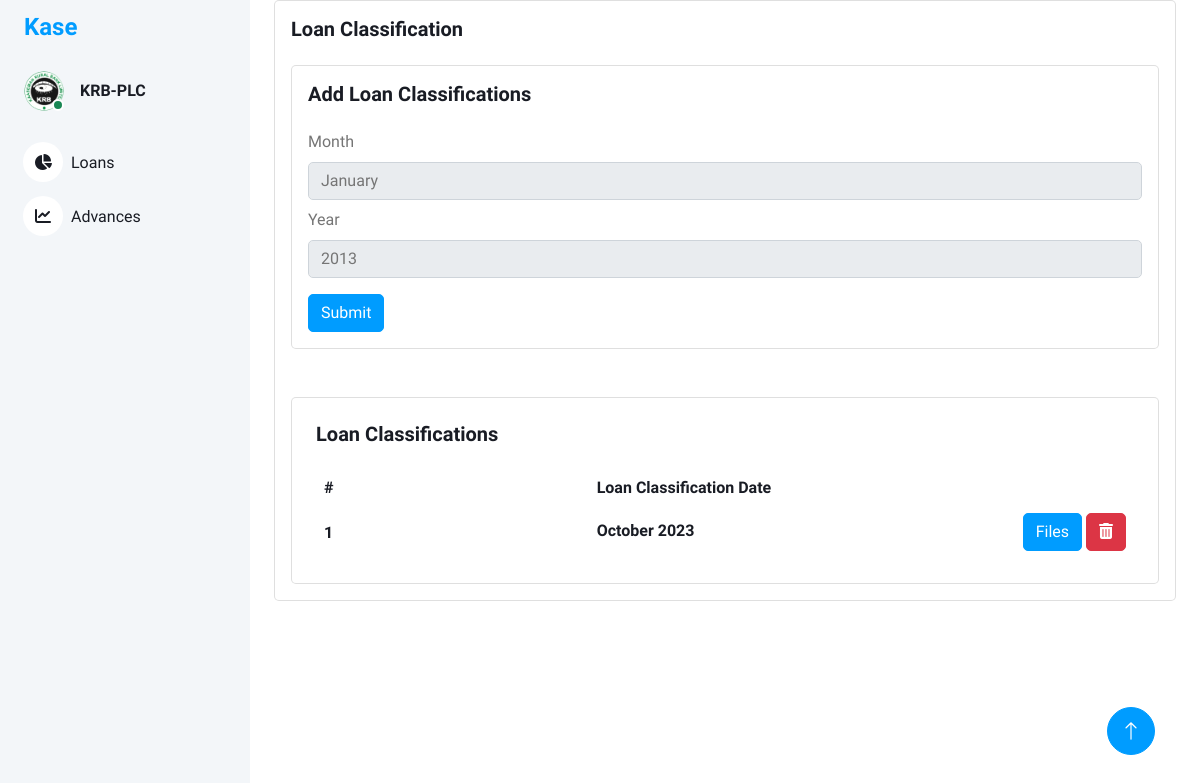
Before: / with the older database file.
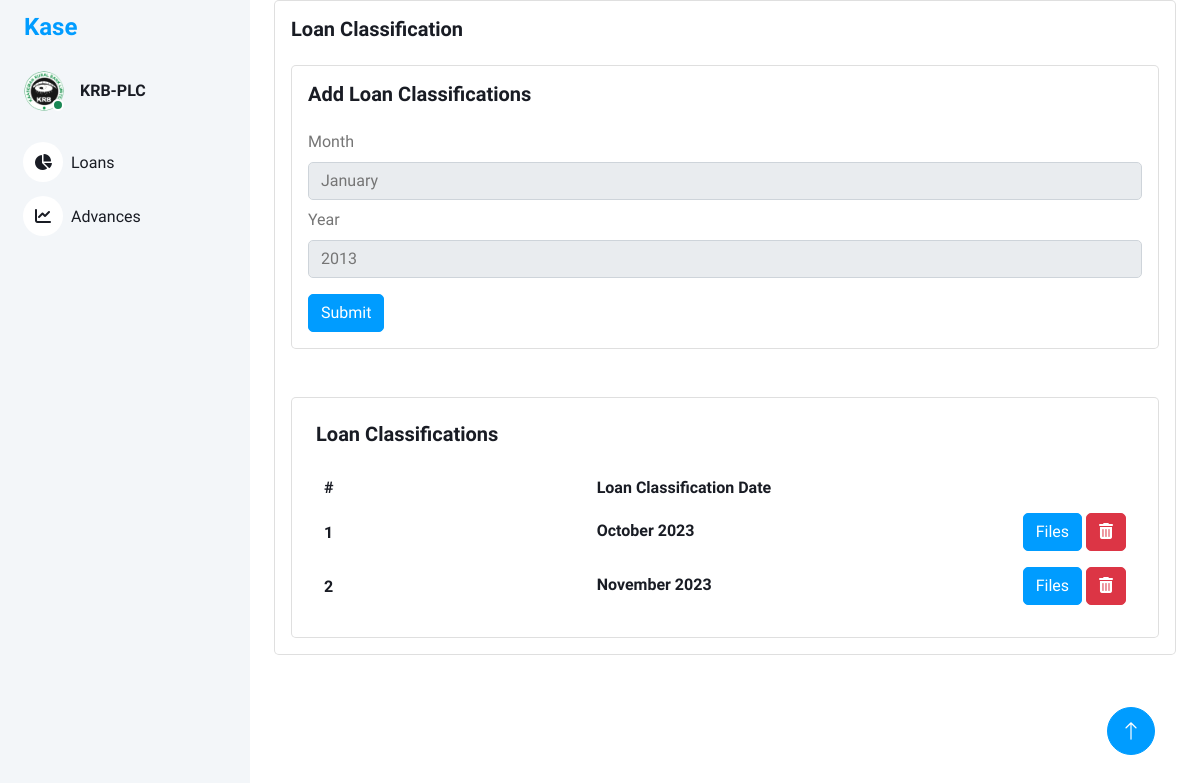
After: the same page with the newer database file.
### models/loan_classification.py (models this page shows, shortened)
class LoanClassification(db.Model):
    id = db.Column(db.Integer, primary_key=True)
    loan_classification_name = db.Column(db.String(100), nullable=False)
    loan_classification_desc = db.Column(db.String(100), nullable=True)

### views/main_views.py (the view)
@bp.route('/')
def index():
    loan_classifications = LoanClassification.query.all()  # Retrieve all loan classifications from the database
    serialized_loan_classifications = []
    for classification in loan_classifications:
        serialized_loan_classifications.append({
            'id': classification.id,
            'loan_classification_name': classification.loan_classification_name,
            'loan_classification_desc': classification.loan_classification_desc,
        })
    return render_template('index.html',loan_classes=serialized_loan_classifications)

### templates/index.html (shortened to what this page needs)
<!DOCTYPE html>
<html lang="en">
<head>
    <link href="https://cdnjs.cloudflare.com/ajax/libs/font-awesome/5.10.0/css/all.min.css" rel="stylesheet">
    <link href="https://cdn.jsdelivr.net/npm/bootstrap-icons@1.4.1/font/bootstrap-icons.css" rel="stylesheet">
    <link href="{{ url_for('static', filename='lib/owlcarousel/assets/owl.carousel.min.css') }}" rel="stylesheet">
    <link href="{{ url_for('static', filename='lib/tempusdominus/css/tempusdominus-bootstrap-4.min.css') }}"
        rel="stylesheet" />
    <link href="{{ url_for('static',filename='css/bootstrap.min.css') }}" rel="stylesheet">
    <link href="{{ url_for('static', filename='css/style.css') }}" rel="stylesheet">
    <link rel="stylesheet" href="https://cdnjs.cloudflare.com/ajax/libs/font-awesome/6.0.0-beta3/css/all.min.css">
</head>
<body>
    <div class="container-xxl position-relative bg-white d-flex p-0">
        <div class="sidebar pe-4 pb-3">
            <nav class="navbar bg-light navbar-light">
                <a href="{{ url_for('main.index') }}" class="navbar-brand mx-4 mb-3">
                    <h4 class="text-primary">Kase</h4>
                </a>
                <div class="d-flex align-items-center ms-4 mb-4">
                    <div class="position-relative">
                        <img class="rounded-circle" src="{{ url_for('static',filename='img/krblogoBig.png') }}" alt=""
                            style="width: 40px; height: 40px;">
                        <div
                            class="bg-success rounded-circle border border-2 border-white position-absolute end-0 bottom-0 p-1">
                        </div>
                    </div>
                    <div class="ms-3">
                        <h6 class="mb-0">KRB-PLC</h6>
                    </div>
                </div>
                <div class="navbar-nav w-100">
                    <a href="{{ url_for('main.index') }}" class="nav-item nav-link"><i
                            class="fa fa-chart-pie me-2"></i>Loans
                    </a>
                    <a href="{{ url_for('returns.returns') }}" class="nav-item nav-link"><i
                            class="fa fa-chart-line me-2"></i>Advances</a>
                </div>
            </nav>
        </div>
        <div class="content">
            <div class="container-fluid">
                <div class="container-fluid">
                    <div class="card">
                        <div class="card-body">
                            <h5 class="card-title fw-semibold mb-4">Loan Classification</h5>
                            <div class="card">
                                <div class="card-body">
                                    <h5 class="card-title fw-semibold mb-4">Add Loan Classifications </h5>
                                    <form method="post" action="{{ url_for('loan_classification.create_loan_classification') }}">
                                        <div class="mb-3">
                                            <label for="loanClassificationDate" class="form-label">Month</label>
                                            <select name="loanClassMonth" id="loanClassMonth" class="form-control mb-2">
                                                <option value="January">January</option>
                                            </select>
                                            <label for="loanClassificationDate" class="form-label">Year</label>
                                            <select name="loanClassYear" id="loanClassYear" class="form-control"></select>
                                        </div>
                                        <button type="submit" class="btn btn-primary">Submit</button>
                                    </form>
                                </div>
                            </div>
                            <br>
                            <br>
                            <div class="card w-100">
                                <div class="card-body p-4">
                                    <h5 class="card-title fw-semibold mb-4">Loan Classifications </h5>
                                    <div class="table-responsive">
                                        <table class="table text-nowrap mb-0 align-middle">
                                            <thead class="text-dark fs-4">
                                                <tr>
                                                    <th class="border-bottom-0">
                                                        <h6 class="fw-semibold mb-0">#</h6>
                                                    </th>
                                                    <th class="border-bottom-0">
                                                        <h6 class="fw-semibold mb-0">Loan Classification Date</h6>
                                                    </th>
                                                    <th class="border-bottom-0">
                                                    </th>
                                                </tr>
                                            </thead>
                                            <tbody>
                                                {% for classification in loan_classes %}
                                                <tr>
                                                    <td class="border-bottom-0">
                                                        <h6 class="fw-semibold mb-0">{{ classification.id }}</h6>
                                                    </td>
                                                    <td class="border-bottom-0">
                                                        <h6 class="fw-semibold mb-1">{{ classification.loan_classification_name }}</h6>
                                                    </td>
                                                    <td class="border-bottom-0">
                                                        <a href="{{ url_for('loan_classification.loan_classification_uploads', id=classification.id ) }}" class="btn btn-primary">Files</a>
                                                        <a href="{{ url_for('loan_classification.delete_loan_classification', id=classification.id )}}" class="btn btn-danger"><i class="fas fa-trash-alt"></i></a>
                                                    </td>
                                                </tr>
                                                {% endfor %}
                                            </tbody>
                                        </table>
                                    </div>
                                </div>
                            </div>
                        </div>
                    </div>
                </div>
            </div>
            <a href="#" class="btn btn-lg btn-primary btn-lg-square back-to-top"><i class="bi bi-arrow-up"></i></a>
        </div>
    </div>
</body>
</html>

### static/css/style.css (style rules this page uses)
:root { --primary: #009CFF; --light: #F3F6F9; --dark: #191C24; }
.back-to-top { position: fixed; display: none; right: 45px; bottom: 45px; z-index: 99; }
.btn { transition: .5s; }
.btn.btn-primary { color: #FFFFFF; }
.btn-lg-square { width: 48px; height: 48px; }
.btn-square, .btn-sm-square, .btn-lg-square { padding: 0; display: inline-flex; align-items: center; justify-content: center; font-weight: normal; border-radius: 50px; }
.sidebar { position: fixed; top: 0; left: 0; bottom: 0; width: 250px; height: 100vh; overflow-y: auto; background: var(--light); transition: 0.5s; z-index: 999; }
.content { margin-left: 250px; min-height: 100vh; background: #FFFFFF; transition: 0.5s; }
@media (min-width: 992px) { .sidebar { margin-left: 0; } }
@media (min-width: 992px) { .content { width: calc(100% - 250px); } }
.sidebar .navbar .navbar-nav .nav-link { padding: 7px 20px; color: var(--dark); font-weight: 500; border-left: 3px solid var(--light); border-radius: 0 30px 30px 0; outline: none; }
.sidebar .navbar .navbar-nav .nav-link i { width: 40px; height: 40px; display: inline-flex; align-items: center; justify-content: center; background: #FFFFFF; border-radius: 40px; }

### templates/index.html (style rules this page uses)
table { width: 100%; table-layout: fixed; }
table th:nth-child(3), table td:nth-child(3) { text-align:right; }

Changed rows visible on the page:
added LoanClassification: id "2", loan_classification_name "November 2023"
